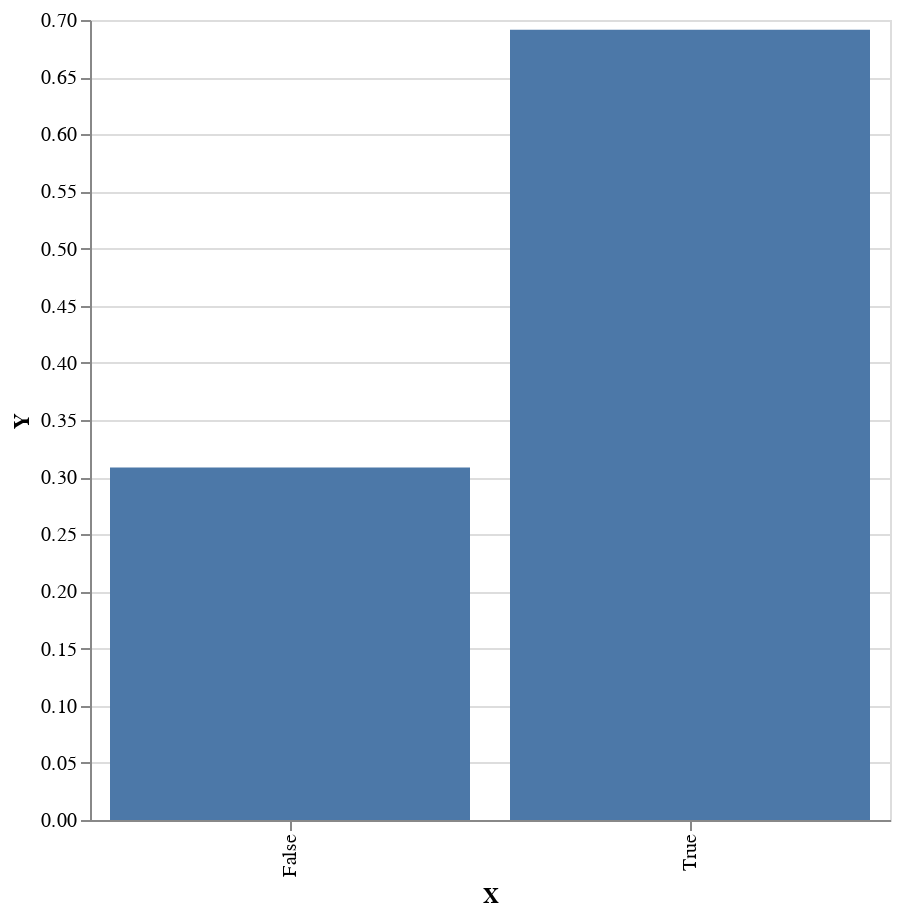

This figure's notebook cell:
### Code cell
sampler $ plot . fmap (first (T.pack . show) . second (ln . exp)) . toEmpiricalWeighted <$> replicateM 100000 
    (weighted $ posterior model [0.1, 0.1])

### Figure 1 — Vega-Lite specification as saved in the notebook (floating-point values rounded to 4 significant figures)
{"$schema": "https://vega.github.io/schema/vega-lite/v4.json", "data": {"values": [{"X": "True", "Y": 0.6915}, {"X": "False", "Y": 0.3085}]}, "encoding": {"x": {"field": "X", "type": "nominal"}, "y": {"field": "Y", "type": "quantitative"}}, "height": 400, "mark": "bar", "width": 400}
